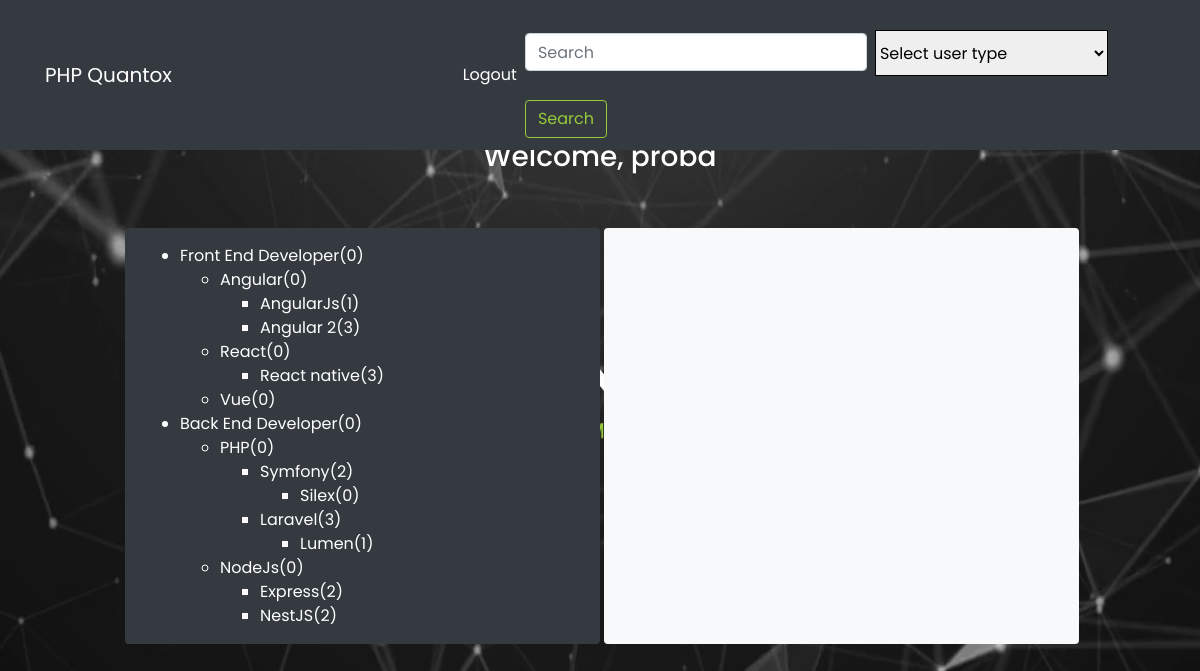
Screenshot of /results.php (signed in) with the database file from the repository.
### tables this page shows
CREATE TABLE `user_type` (
  `id` int(11) NOT NULL,
  `type` varchar(70) NOT NULL,
  `parent` int(11) NOT NULL
);

### functions.php (the view, shortened to what this page needs)
<?php
class Database {
    function __construct($project = 0) {
        $servername = "localhost";
        $password = "";
        $username = "root";
        $dbname = "milosdb";
        $this->conn = new mysqli($servername, $username, $password, $dbname);
    }
}
function get_types() {
    $db = new Database;
    $user_types = array();
	$sql="SELECT user_type.type as type_name,user_type.parent as parent, user_type.id as tid, t1.* FROM user_type LEFT JOIN ( SELECT *, COUNT(*) as count FROM user GROUP BY user.type) as t1 ON t1.type=user_type.id";
    $all_types_res = $db->conn->query($sql);
    while ($row = mysqli_fetch_array($all_types_res)) {
		$user_types[$row['tid']]['id'] = $row['tid'];
        $user_types[$row['tid']]['name'] = $row['type_name'];
        $user_types[$row['tid']]['parent'] = $row['parent'];
		$user_types[$row['tid']]['count'] = $row['count'];
    }
    return $user_types;
}
function display_types($array){
    echo "<ul class='types'>";
	$count = 0;
        foreach($array as $value){
			if(empty($value['count'])){
				$value['count'] = 0;
			}
			$count+=$value['count'];
			echo "<li>".$value['name']."(". $count.")";
				if(isset($value['children']) && !empty($value['children'])){
					display_types($value['children']);
				}
        }
    echo "</ul>";
}

### css/index.css (style rules this page uses)
body { margin: 0; padding: 0; font-family: 'Poppins', sans-serif; height: 100vh; width: 100%; background-image: url(../img/1.jpg); background-repeat: no-repeat; background-size: 100% 100%; }
.types { color: white; }

### rows the page displays
user_type: type "Front End Developer", count "0"
user_type: type "Angular", count "0"
user_type: type "AngularJs", count "1"
user_type: type "Angular 2", count "3"
user_type: type "React", count "0"
user_type: type "React native", count "3"
user_type: type "Vue", count "0"
user_type: type "Back End Developer", count "0"
user_type: type "PHP", count "0"
user_type: type "Symfony", count "2"
user_type: type "Silex", count "0"
user_type: type "Laravel", count "3"
user_type: type "Lumen", count "1"
user_type: type "NodeJs", count "0"
user_type: type "Express", count "2"
user_type: type "NestJS", count "2"

### other values shown
$_SESSION['name'] "proba"
